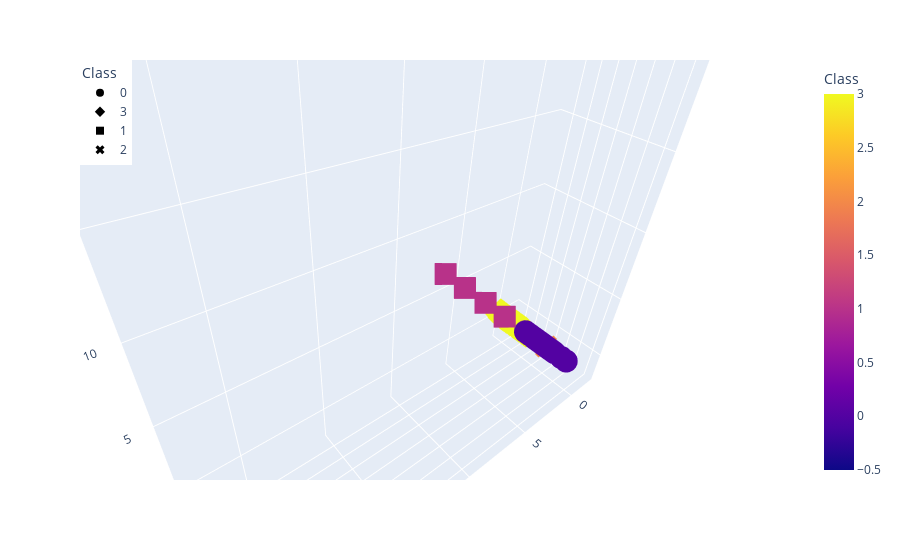

The code cell stored with this chart in its notebook:
### Markdown cell above
### Deliverable 4: Visualizing Cryptocurrencies Results

#### 3D-Scatter with Clusters

### Code cell
# Creating a 3D-Scatter with the PCA data and the clusters
# YOUR CODE HERE
import plotly.express as px
fig = px.scatter_3d(
   clustered_df,
    x="PCA3",
    y="PCA2",
    z="PCA3",
    color="Class",
    symbol="Class",
    width=800,
    hover_name = "CoinName",
    hover_data= {"Algorithm":True}
    
)
fig.update_layout(legend=dict(x=0, y=1))
fig.show()

### Figure 1 — Plotly figure (JSON) as saved in the notebook; plotly's stock layout.template omitted (floating-point values rounded to 4 significant figures; data arrays with more than 128 entries replaced by an {"elided": "..."} marker saying what was removed)
{"data": [{"customdata": {"elided": "284x1 str values"}, "hovertemplate": "<b>%{hovertext}</b><br><br>Class=%{marker.color}<br>PCA3=%{z}<br>PCA2=%{y}<br>Algorithm=%{customdata[0]}<extra></extra>", "hovertext": {"elided": "284 str values"}, "legendgroup": "0", "marker": {"color": {"elided": "284 int values"}, "coloraxis": "coloraxis", "symbol": "circle"}, "mode": "markers", "name": "0", "scene": "scene", "showlegend": true, "type": "scatter3d", "x": {"elided": "284 float values"}, "y": {"elided": "284 float values"}, "z": {"elided": "284 float values"}}, {"customdata": {"elided": "242x1 str values"}, "hovertemplate": "<b>%{hovertext}</b><br><br>Class=%{marker.color}<br>PCA3=%{z}<br>PCA2=%{y}<br>Algorithm=%{customdata[0]}<extra></extra>", "hovertext": {"elided": "242 str values"}, "legendgroup": "3", "marker": {"color": {"elided": "242 int values"}, "coloraxis": "coloraxis", "symbol": "diamond"}, "mode": "markers", "name": "3", "scene": "scene", "showlegend": true, "type": "scatter3d", "x": {"elided": "242 float values"}, "y": {"elided": "242 float values"}, "z": {"elided": "242 float values"}}, {"customdata": [["Proof-of-BibleHash"], ["SHA-256 + Hive"], ["Proof-of-Authority"], ["ECC 256K1"], ["Leased POS"]], "hovertemplate": "<b>%{hovertext}</b><br><br>Class=%{marker.color}<br>PCA3=%{z}<br>PCA2=%{y}<br>Algorithm=%{customdata[0]}<extra></extra>", "hovertext": ["BiblePay", "LitecoinCash", "Poa Network", "Acute Angle Cloud", "Waves"], "legendgroup": "1", "marker": {"color": [1, 1, 1, 1, 1], "coloraxis": "coloraxis", "symbol": "square"}, "mode": "markers", "name": "1", "scene": "scene", "showlegend": true, "type": "scatter3d", "x": [10.29, 11.07, 22.43, 13.16, 9.474], "y": [3.814, 3.171, 2.556, 3.939, 4.402], "z": [10.29, 11.07, 22.43, 13.16, 9.474]}, {"customdata": [["TRC10"]], "hovertemplate": "<b>%{hovertext}</b><br><br>Class=%{marker.color}<br>PCA3=%{z}<br>PCA2=%{y}<br>Algorithm=%{customdata[0]}<extra></extra>", "hovertext": ["BitTorrent"], "legendgroup": "2", "marker": {"color": [2], "coloraxis": "coloraxis", "symbol": "x"}, "mode": "markers", "name": "2", "scene": "scene", "showlegend": true, "type": "scatter3d", "x": [-0.1917], "y": [1.628], "z": [-0.1917]}], "layout": {"autosize": true, "coloraxis": {"colorbar": {"title": {"text": "Class"}}, "colorscale": [[0, "#0d0887"], [0.1111, "#46039f"], [0.2222, "#7201a8"], [0.3333, "#9c179e"], [0.4444, "#bd3786"], [0.5556, "#d8576b"], [0.6667, "#ed7953"], [0.7778, "#fb9f3a"], [0.8889, "#fdca26"], [1, "#f0f921"]]}, "legend": {"title": {"text": "Class"}, "tracegroupgap": 0, "x": 0, "y": 1}, "margin": {"t": 60}, "scene": {"aspectmode": "auto", "aspectratio": {"x": 1.502, "y": 0.443, "z": 1.502}, "camera": {"center": {"x": 5.551e-17, "y": 1.11e-16, "z": -5.551e-17}, "eye": {"x": 0.8199, "y": 0.8199, "z": 0.8199}, "projection": {"type": "perspective"}, "up": {"x": -0.3343, "y": -0.478, "z": 0.8123}}, "domain": {"x": [0, 1], "y": [0, 1]}, "xaxis": {"title": {"text": "PCA3"}, "type": "linear"}, "yaxis": {"title": {"text": "PCA2"}, "type": "linear"}, "zaxis": {"title": {"text": "PCA3"}, "type": "linear"}}}}
